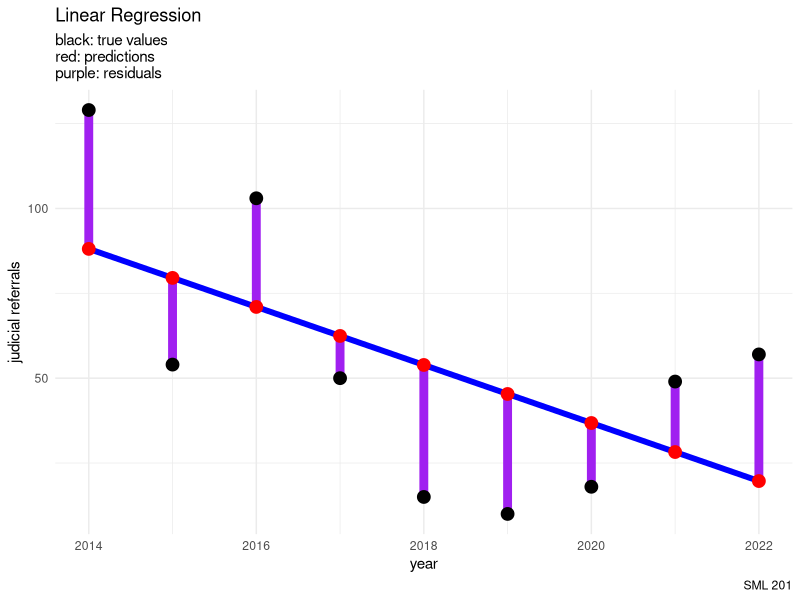
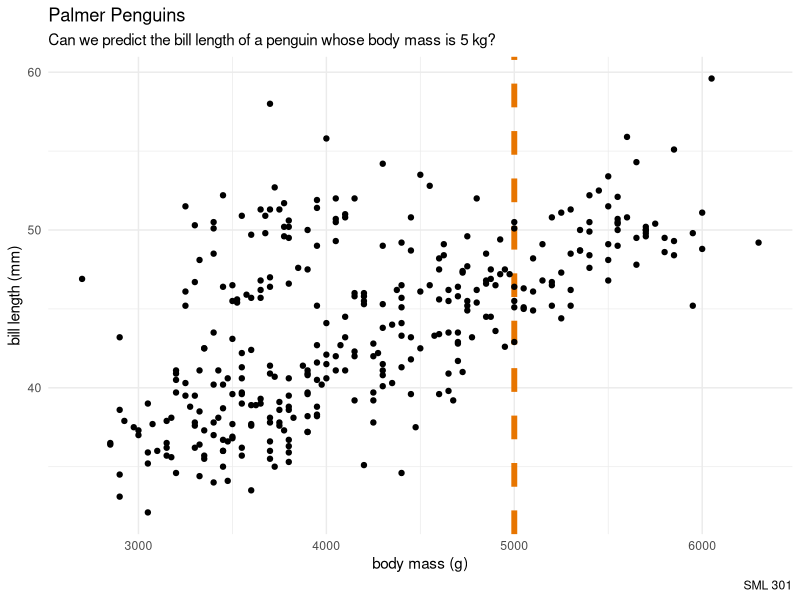
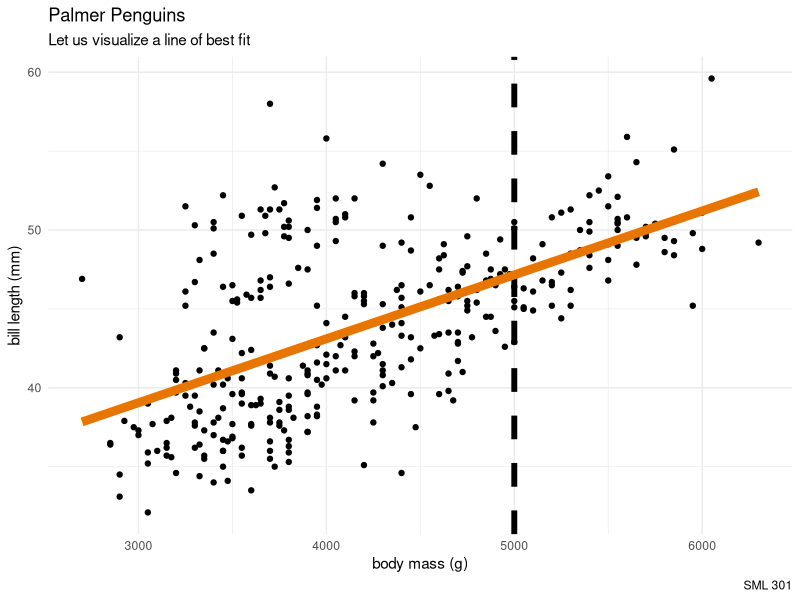
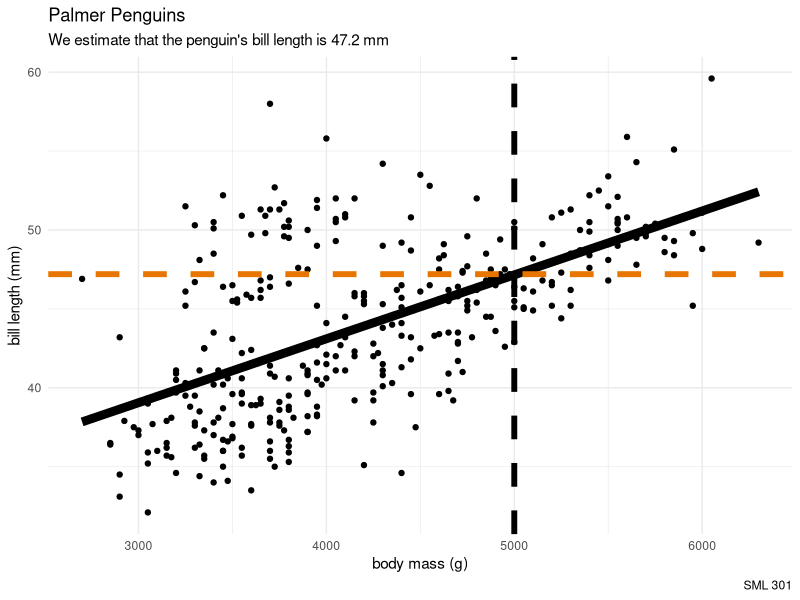
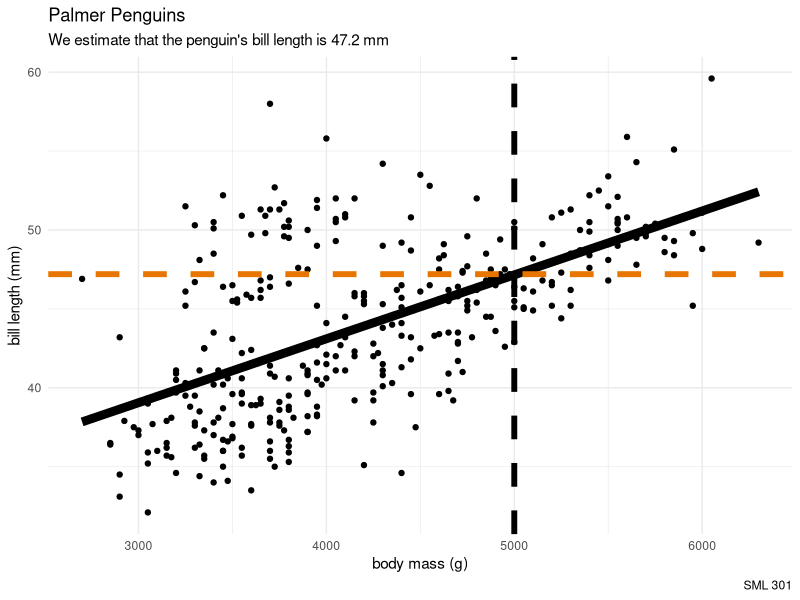
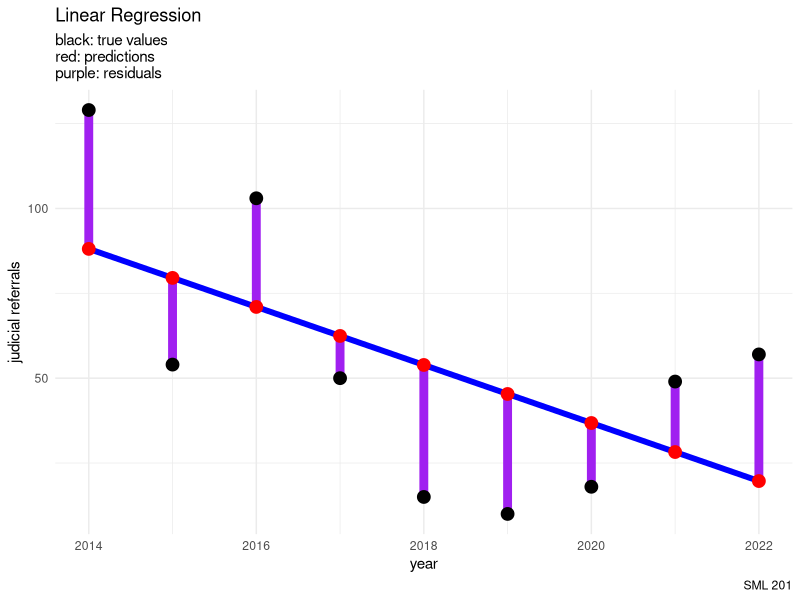

Here is the R script that generated these plots, in order:
## ---- chunk 1
#| echo: false
#| message: false
#| warning: false

library("palmerpenguins")
library("tidyverse") #tools for data wrangling and visualization

# Princeton colors
# orange on white: #e77500
# orange on black: #f58025

liquor_df <- data.frame(
  year = 2014:2022,
  LLV = c(129, 54, 103, 50, 15, 10, 18, 49,57))

lin_fit <- lm(LLV ~ year, data = liquor_df)
liquor_df <- liquor_df |>
  mutate(predictions = predict(lin_fit,
                               newdata = data.frame(year = liquor_df$year)),
         residuals = predictions - LLV)

residuals_diagram <- liquor_df |>
  ggplot(aes(x = year, y = LLV)) +
  geom_segment(aes(x = year, y = predictions, 
                   xend = year, yend = LLV), 
               color = "purple", linewidth = 3) +
  geom_point(size = 4, color = "black") +
  geom_smooth(formula = "y ~ x", method = "lm", se = FALSE,
              color = "blue", linewidth = 2) +
  geom_point(aes(x = year, y = predictions),
             color = "red", size = 4) +
  labs(title = "Linear Regression",
       subtitle = "black: true values\nred: predictions\npurple: residuals",
       caption = "SML 201",
       x = "year", y = "judicial referrals") +
  theme_minimal()
## ---- chunk 2
#| echo: false
residuals_diagram
## ---- chunk 3
#| echo: false
#| message: false
#| warning: false

penguins |>
  ggplot(aes(x = body_mass_g, y = bill_length_mm)) +
  geom_vline(xintercept = 5000,
             color = "#e77500", 
             linetype = "dashed",
             linewidth = 2) +
  geom_point() +
  labs(title = "Palmer Penguins",
       subtitle = "Can we predict the bill length of a penguin whose body mass is 5 kg?",
       caption = "SML 301",
       x = "body mass (g)",
       y = "bill length (mm)") +
  theme_minimal()
## ---- chunk 4
#| echo: false
#| message: false
#| warning: false

penguins |>
  ggplot(aes(x = body_mass_g, y = bill_length_mm)) +
  geom_vline(xintercept = 5000,
             color = "black", 
             linetype = "dashed",
             linewidth = 2) +
  geom_point() +
  geom_smooth(formula = "y ~ x",
              color = "#e77500", 
              linewidth = 3,
              method = "lm",
              se = FALSE) +
  labs(title = "Palmer Penguins",
       subtitle = "Let us visualize a line of best fit",
       caption = "SML 301",
       x = "body mass (g)",
       y = "bill length (mm)") +
  theme_minimal()
## ---- chunk 5
lin_fit <- lm(bill_length_mm ~ body_mass_g, data = penguins)
y_pred <- predict(lin_fit, newdata = data.frame(body_mass_g = 5000))
## ---- chunk 6
#| echo: false
#| message: false
#| warning: false

penguins |>
  ggplot(aes(x = body_mass_g, y = bill_length_mm)) +
  geom_vline(xintercept = 5000,
             color = "black", 
             linetype = "dashed",
             linewidth = 2) +
  geom_point() +
  geom_smooth(formula = "y ~ x",
              color = "black", 
              linewidth = 3,
              method = "lm",
              se = FALSE) +
  geom_hline(yintercept = 47.2,
             color = "#e77500", 
             linetype = "dashed",
             linewidth = 2) +
  labs(title = "Palmer Penguins",
       subtitle = "We estimate that the penguin's bill length is 47.2 mm",
       caption = "SML 301",
       x = "body mass (g)",
       y = "bill length (mm)") +
  theme_minimal()
## ---- chunk 7
#| echo: false
#| message: false
#| warning: false

penguins |>
  ggplot(aes(x = body_mass_g, y = bill_length_mm)) +
  geom_vline(xintercept = 5000,
             color = "black", 
             linetype = "dashed",
             linewidth = 2) +
  geom_point() +
  geom_smooth(formula = "y ~ x",
              color = "black", 
              linewidth = 3,
              method = "lm",
              se = FALSE) +
  geom_hline(yintercept = 47.2,
             color = "#e77500", 
             linetype = "dashed",
             linewidth = 2) +
  labs(title = "Palmer Penguins",
       subtitle = "We estimate that the penguin's bill length is 47.2 mm",
       caption = "SML 301",
       x = "body mass (g)",
       y = "bill length (mm)") +
  theme_minimal()
## ---- chunk 8
#| echo: false
residuals_diagram
## ---- chunk 9
sessionInfo()
